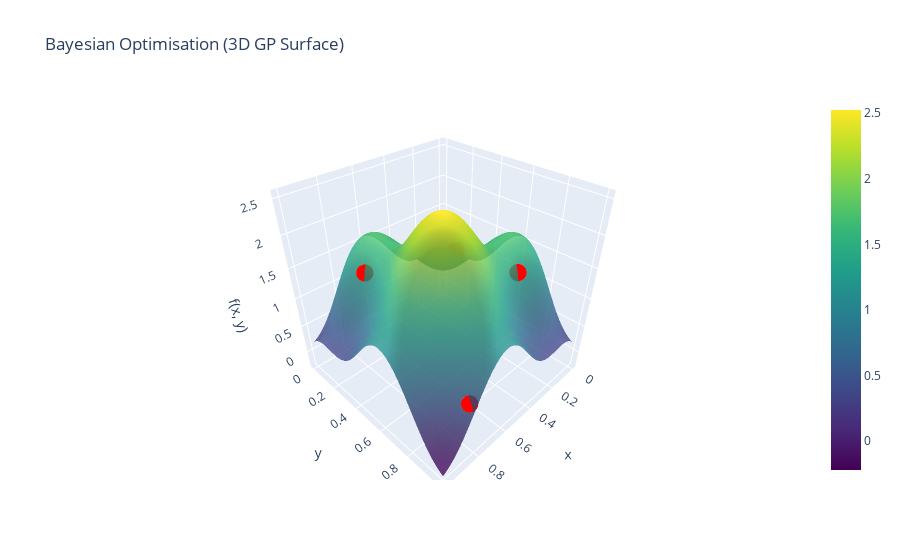

Here is the notebook cell this chart was saved with:
### Markdown cell above
### Create GP:
* ```GP``` class creates the GP object.
* ```train()``` will fit the GP to the initial data.
* ```plot_gp()``` allows visualisation of the initial function & samples.

### Code cell
gp = pyopt.GP(data)
gp.train_gp()
gp.plot_gp()

### Figure 1 — Plotly figure (JSON) as saved in the notebook; plotly's stock layout.template omitted (floating-point values rounded to 4 significant figures; data arrays with more than 128 entries replaced by an {"elided": "..."} marker saying what was removed)
{"data": [{"colorscale": [[0, "#440154"], [0.1111, "#482878"], [0.2222, "#3e4989"], [0.3333, "#31688e"], [0.4444, "#26828e"], [0.5556, "#1f9e89"], [0.6667, "#35b779"], [0.7778, "#6ece58"], [0.8889, "#b5de2b"], [1, "#fde725"]], "name": "GP Mean", "opacity": 0.8, "type": "surface", "x": {"elided": "200 float values"}, "y": {"elided": "200 float values"}, "z": {"elided": "200x200 float values"}}, {"marker": {"color": "red", "size": 6, "symbol": "circle"}, "mode": "markers", "name": "Sampled Points", "type": "scatter3d", "x": [0.01205, 0.8047, 0.2123, 0.7447], "y": [0.1243, 0.9656, 0.7375, 0.1886], "z": [0.7949, 0.5579, 1.376, 1.35]}], "layout": {"scene": {"aspectmode": "cube", "xaxis": {"title": {"text": "x"}}, "yaxis": {"title": {"text": "y"}}, "zaxis": {"title": {"text": "f(x, y)"}}}, "title": {"text": "Bayesian Optimisation (3D GP Surface)"}}}
